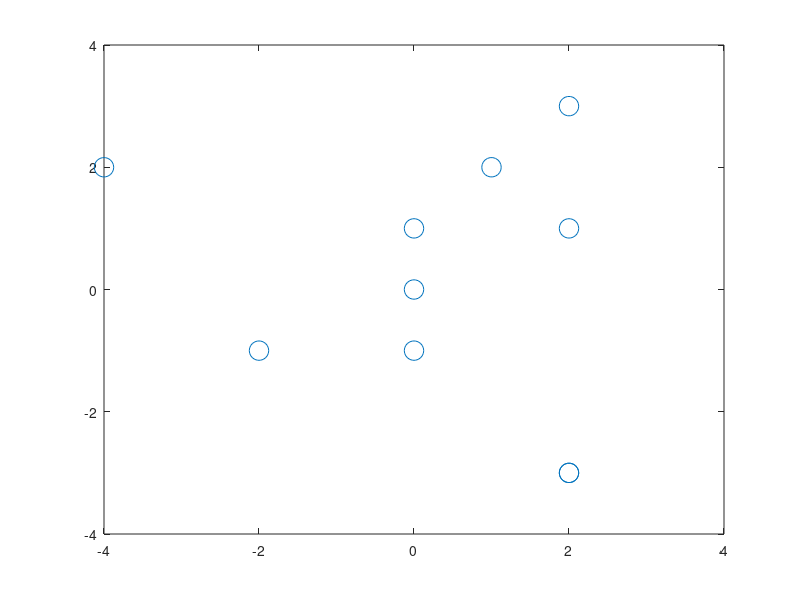
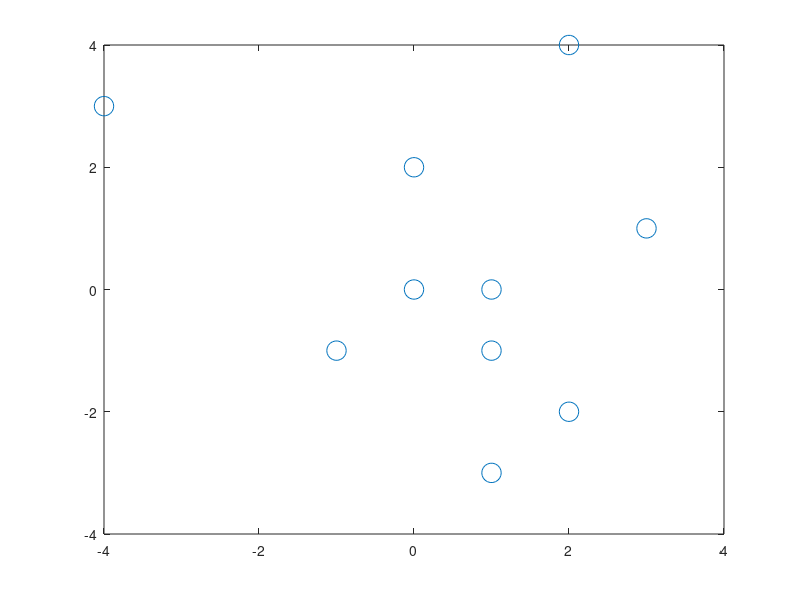
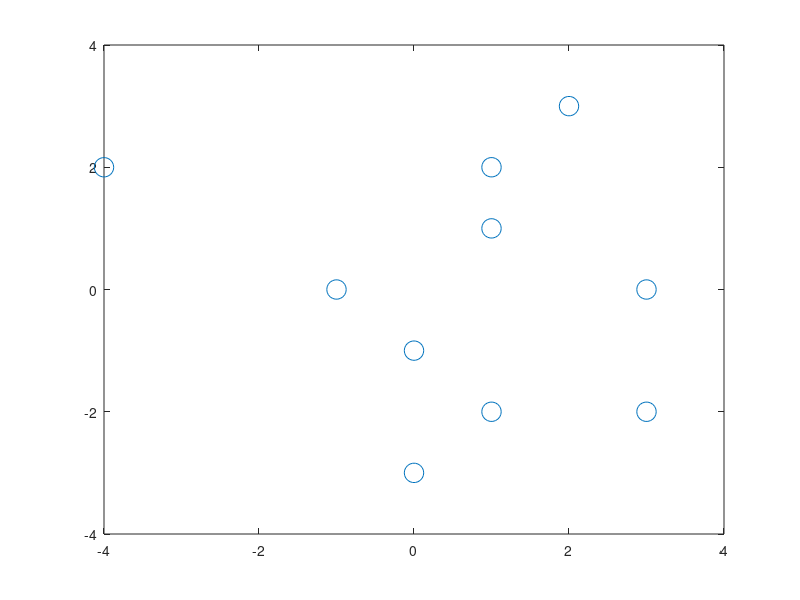
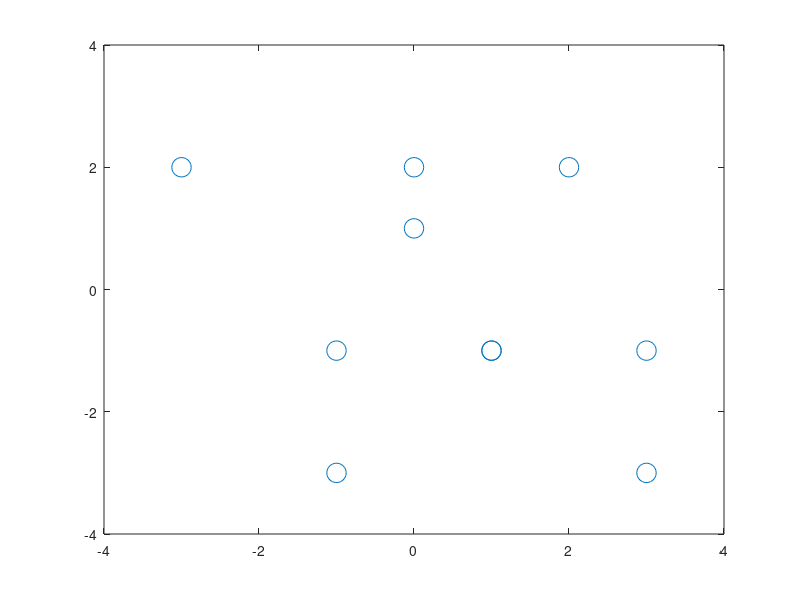

Recreate these plots in MATLAB, in order.
% Se detectan colisiones a distintos intervalos.

clear
clc
l=4; % Distancia de eje
p=1; % Resolucion 
n=10; % Numero de particulas
d=2; % Dimension
nm=10; % Numero de movimientos que realizara la particula.

k=(2*l/p)+1; % Posiciones permitidas

m=round(unifrnd(1,k,n,d)); % Matriz aleatoria de n particulas con d dimensiones 
                          % redondeada

for i=1:n
  for j=1:d
  dist(i,j)=(m(i,j)-1)*p+(-l); % Asigna la posicion en funcion de p
  end                              
end

posicion_original=dist

for w=1:nm % Repite el numero de movimientos deseado.

  z=[];
    
  for i=1:n
      x=zeros(1,d);
      b=randi([1,d],1,1); % Selecciona aleatoriamente una dimension a modificar.
      x(1,b)=randi([0,1]); % Subprograma que aleatoriamete elige valor positivo o 
      if x(1,b)>0          % negativo a modificar.
          x(1,b)=1;
      else
          x(1,b)=-1;
      end 
  z=[z;x]; % Matriz aleatoria de unos y ceros.
  end

  dist;
  mov=dist+z;

  for i=1:n % Rebotar la particula que se encuentra en el limite permitido.
      for j=1:d 
          comp=l-abs(mov(i,j));
          if mov(i,j)<0
              nop=-1;
          else
              nop=1;
          end
          if comp<0
              comp=comp+l;
              mov(i,j)=nop*comp;
          end
      end
  end
    
  plot(mov(:,1),mov(:,2),'o','markersize',14); % Intentar generalizar a n dim
  axis([-l l -l l])
  
  saveas(gcf,strcat('figura',num2str(w),'.jpg'))
  
  vh = get(gca);
  pause(.1);
  contador = 0;
  
  choque=[];
  
  if n>1
    for i=1:n-1
      for j=(i+1):n
        if (sum(mov(i,:)==mov(j,:)) == d)
          contador=contador+1;
          crash=mov(i,:); %Choques individuales en la matriz.
          choque=[choque;crash] %Adjunta los choques individuales en una sola matriz.
        end
      end
    end
  end
  
  mov
  contador
  dist=mov;

end






  